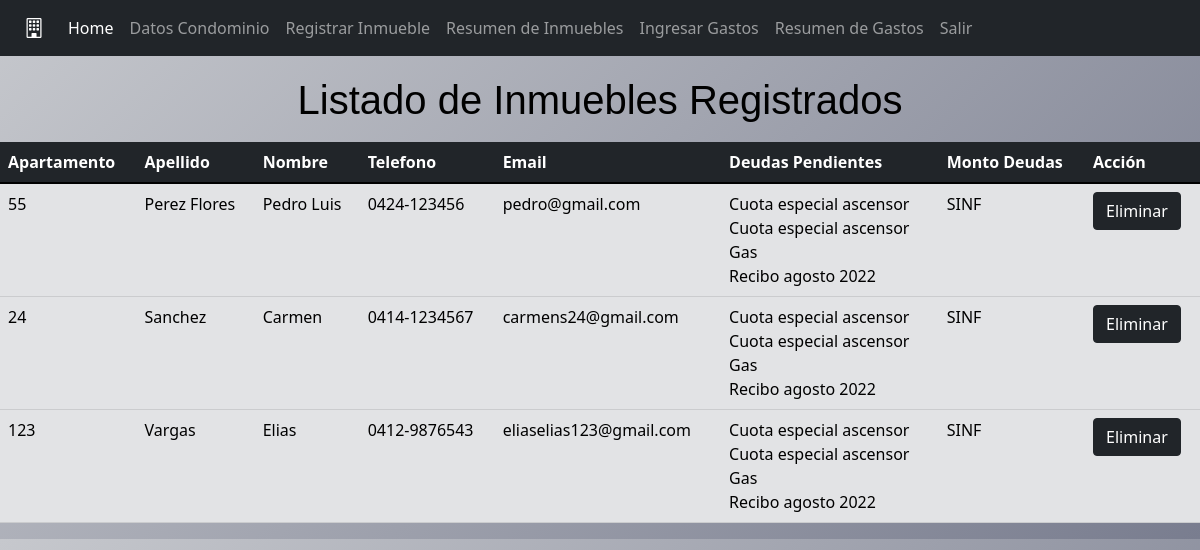
Screenshot of /secciones/deudas_inmueble.php (signed in) with the database file from the repository.
### tables this page shows
CREATE TABLE `datos_inmueble` (
  `ID` int(255) NOT NULL,
  `Apartamento` varchar(5) NOT NULL,
  `Apellido-Propietario` varchar(30) NOT NULL,
  `Nombre-Propietario` varchar(20) NOT NULL,
  `Telefono` varchar(15) NOT NULL,
  `Email` varchar(50) NOT NULL
);

CREATE TABLE `deudas` (
  `id` int(255) NOT NULL,
  `razon_deuda` varchar(255) NOT NULL,
  `monto_deuda` float NOT NULL
);

### configuracion/conexion.php (called while the page is built, shortened)
<?php
class conexion{
    private $servidor="localhost";
    private $usuario="root";
    private $contrasenia="";
    private $conexion;
    public function __construct()
    {
        try{
            $this->conexion=new PDO("mysql:host=$this->servidor;dbname=condominio",$this->usuario,$this->contrasenia);
            $this->conexion->setAttribute(PDO::ATTR_ERRMODE, PDO::ERRMODE_EXCEPTION);
        }
        catch(PDOException $e){
            return "Falla de conexión".$e;
        }
    }
    public function consultar($sql){
        $sentencia=$this->conexion->prepare($sql);
        $sentencia->execute();
        return $sentencia->fetchAll();
    }
}
?>

### secciones/deudas_inmueble.php (the view, shortened to what this page needs)
<?php
include ("../templates/cabecera.php");
?>
<!DOCTYPE html>
<html lang="es">
<head>
  <link href="https://cdn.jsdelivr.net/npm/bootstrap@5.1.3/dist/css/bootstrap.min.css" rel="stylesheet">
  <link rel="stylesheet" href="../estilos/estilos.css" >
</head>
<body>
<header><h1>Listado de Inmuebles Registrados</h1></header>
  <?php include ("../configuracion/conexion.php");?>
  <?php
    $objConexion= new conexion();
    $consulta1=$objConexion->consultar("SELECT * FROM datos_inmueble");
    $consulta2=$objConexion->consultar("SELECT de.razon_deuda, de.monto_deuda FROM deudas AS de INNER JOIN inmueble_deudas AS idd ON de.id=idd.id_deuda");
  ?>
  <div class="row row-cols-1 row-cols-md-2 g-4">
  <div class="col-md-12">
        <table class="table table-secondary">
        <thead class="table-dark">
        <tr>
            <th>Apartamento</th>
            <th>Apellido</th>
            <th>Nombre</th>
            <th>Telefono</th>
            <th>Email</th>
            <th>Deudas Pendientes</th>
            <th>Monto Deudas</th>
            <th>Acción</th>
        </tr>
        </thead>
        <tbody>
            <?php foreach ($consulta1 as $datos_inmueble) { ?>
        <tr>
            <td><?php echo $datos_inmueble['Apartamento'];?></td>
            <td><?php echo $datos_inmueble['Apellido-Propietario'];?></td>
            <td><?php echo $datos_inmueble['Nombre-Propietario'];?></td>
            <td><?php echo $datos_inmueble['Telefono'];?></td>
            <td><?php echo $datos_inmueble['Email'];?></td>
            <td><?php foreach ($consulta2 as $deudas) { ?>
            <?php echo $deudas['razon_deuda'];?><br/><?php } ?></td>
            <td><?php echo 'SINF';?><br/></td>
            <td><a name="" id="" class="btn btn-dark" href="?borrar=<?php echo $datos_inmueble['ID'];  ?>" role="button">Eliminar</a></td>
          </tr>
          <?php } ?>
        </tbody>
        </table>
        </div>
    </div>
</body>
</html>

### templates/cabecera.php (shortened to what this page needs)
<!DOCTYPE html>
<html lang="es">
    <head>
    <link rel="stylesheet" href="https://cdn.jsdelivr.net/npm/bootstrap@5.2.1/dist/css/bootstrap.min.css">
    <link rel="stylesheet" href="https://cdn.jsdelivr.net/npm/bootstrap-icons@1.9.1/font/bootstrap-icons.css">
    <link rel="stylesheet" href="../estilos/estilos.css" >
    </head>
    <body>
    <nav class="navbar navbar-expand-lg navbar-dark bg-dark">
      <div class="container-fluid">
        <a class="navbar-brand fw-bold text-uppercase" href="../index.php"><i class="bi bi-building"></i></a>
        <div class="collapse navbar-collapse" id="navbarSupportedContent">
          <ul class="navbar-nav me-auto mb-2 mb-lg-0">
            <li class="nav-item">
            <a class="nav-link active" aria-current="page" href="../secciones/dashboard.php">Home</a>
            </li>
            <li class="nav-item">
            <a class="nav-link" href="../secciones/registro_cond.php">Datos Condominio</a>
            </li>
            <li class="nav-item">
            <a class="nav-link" href="../secciones/registro_inmueble.php">Registrar Inmueble</a>
            </li>
            <li class="nav-item">
            <a class="nav-link" href="../secciones/consulta_inmueble.php">Resumen de Inmuebles</a>
            </li>
            <li class="nav-item">
            <a class="nav-link" href="../secciones/registro_gastos.php">Ingresar Gastos</a>
            </li>
            <li class="nav-item">
            <a class="nav-link" href="../secciones/consulta_gastos.php">Resumen de Gastos</a>
            </li>
            <li class="nav-item">
            <a class="nav-link" href="../configuracion/cerrar.php">Salir</a>
            </li>
            <li class="nav-item">
            <a class="nav-link" href="#"></a>
            </li>
          </ul>
        </div>
      </div>
    </nav>

### estilos/estilos.css (style rules this page uses)
body { background-color: #c6c8cd; background-image: linear-gradient(135deg, #c6c8cd 0%, #797d8f 100%); }
.container, header { margin-top: 10px; padding: 10px; }
h1 { text-align: center; font-family: Arial, Helvetica, sans-serif ; color: black; }

### rows the page displays
datos_inmueble: Apartamento "55", value "Perez Flores", value "Pedro Luis", Telefono "0424-123456", Email "pedro@gmail.com"
deudas: razon_deuda "Cuota especial ascensor"
deudas: razon_deuda "Gas"
deudas: razon_deuda "Recibo agosto 2022"
datos_inmueble: Apartamento "24", value "Sanchez", value "Carmen", Telefono "0414-1234567", Email "carmens24@gmail.com"
datos_inmueble: Apartamento "123", value "Vargas", value "Elias", Telefono "0412-9876543", Email "eliaselias123@gmail.com"
